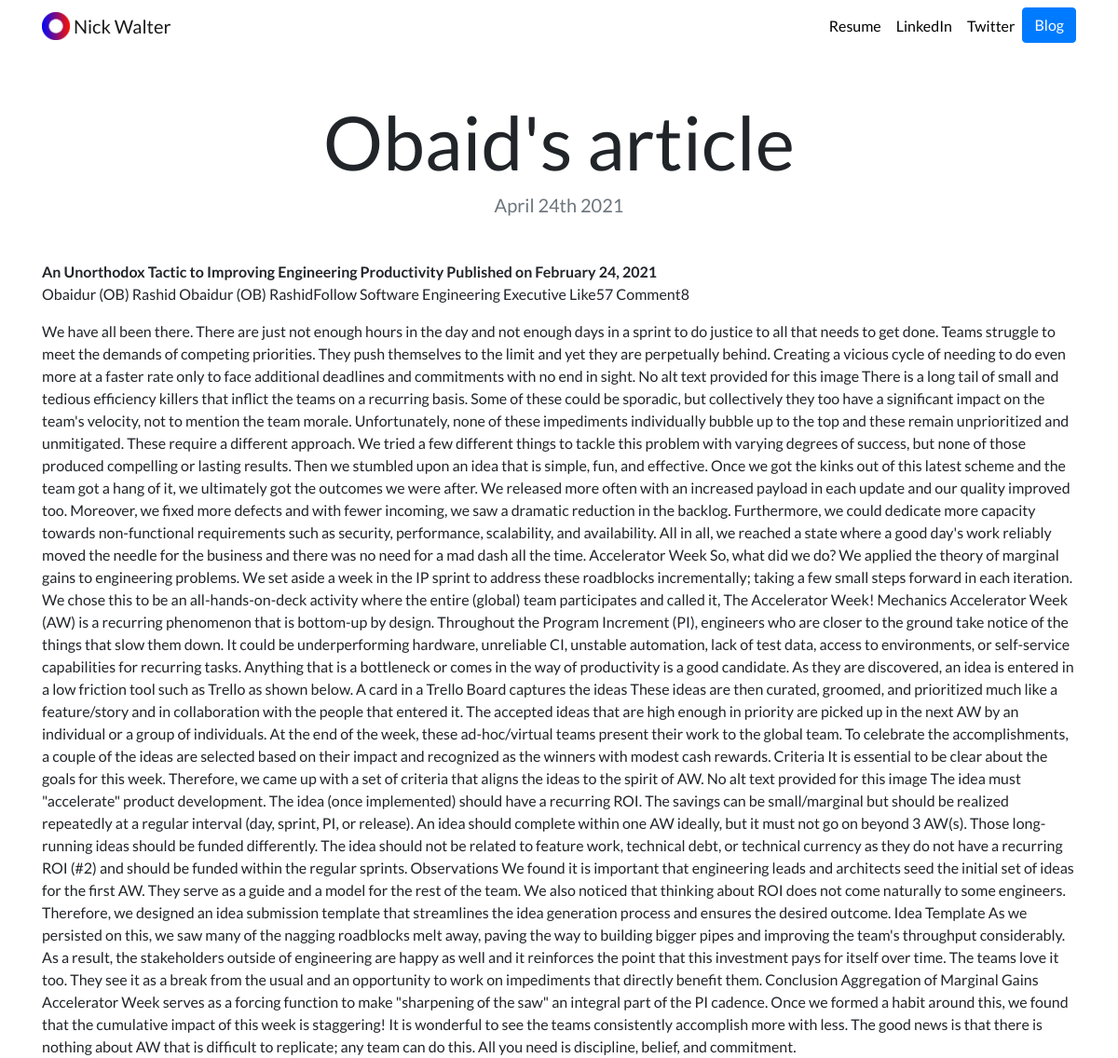
Page /blog/7/ on the committed database.
### blog/models.py (models this page shows, shortened)
class Blog(models.Model):
    title = models.CharField(max_length=200)
    description = models.TextField()
    date = models.DateField()

### blog/views.py (the view)
# urls.py: path('<int:blog_id>/', views.detail, name='detail'),
def detail(request, blog_id):
    blog = get_object_or_404(Blog, pk=blog_id)
    return render(request, 'blog/detail.html',{'blog':blog})

### blog/templates/blog/detail.html
{% extends "portfolio/base.html" %}
{% load static %}
{% block content %}
<h1 class="text-center mt-5" id="blogdetailtitle">{{ blog.title }}</h1>
<h5 class="text-center text-muted mb-5">{{ blog.date|date:'F jS Y' }}</h5>
{{ blog.description|safe }}
{% endblock %}

### portfolio/static/portfolio/custom.css (style rules this page uses)
body { font-family: 'Lato', sans-serif; }
@media (min-width: 992px) { #blogdetailtitle { font-size: 5rem; } }

### rows in the picture
Blog: title "Obaid's article", date "April 24th 2021", description "An Unorthodox Tactic to Improving Engineering Productivity Published on February 24, 2021 Obaidur (OB) Rashid Obaidur (OB) RashidFollow Software Engineering Executive Like57 Comment8 We have all been there. There are just not enough hours in the day and not enough days in a sprint to do justice to all that needs to get done. Teams struggle to meet the demands of competing priorities. They push themselves to the limit and yet they are perpetually behind. Creating a vicious cycle of needing to do even more at a faster rate only to face additional deadlines and commitments with no end in sight. No alt text provided for this image There is a long tail of small and tedious efficiency killers…"
